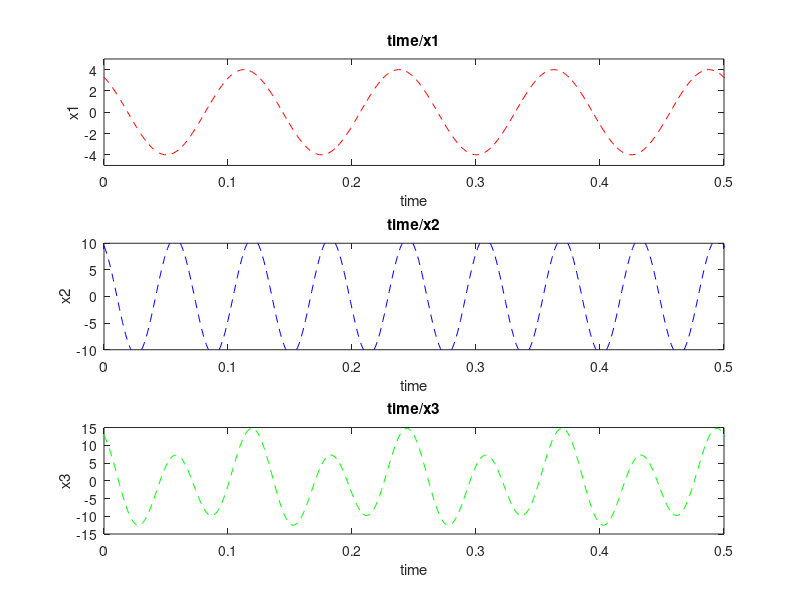

MATLAB code for this plot:
% x1(t) = K1*cos(2π(E+F+5)t + J1), x2(t) = K2*cos(2π(C+D+5)t + J2)
% The value of the amplitudes are as follows: let K1 = 4 and K2 = 11. For the phases, use
% J1 = 35 (in degrees), and take J2 = 30º. When doing computations in Matlab, make
% sure to convert degrees to radians.
% (a) Make a plot of both signals on two separate figure windows, over a range of ‘t’ that will
% exhibit approximately 3 cycles. Make sure that you have enough samples per period of the wave
% to have a smooth signal in figure.
% (b) Create a third sinusoid as the sum: x3(t) = x1(t) + x2(t). In Matlab this amounts to summing
% the vectors that hold the samples of each sinusoid. Make a plot of x3(t) over the same range of
% time as used in the previous two plots.
% (c) Use subplot (3,1,1), subplot (3,1,2), and subplot (3,1,3) to make a three-panel subplot that
% puts all of three signals (x1(t), x2(t), and x3(t)) on the same window. See help subplot.

clc
clear all
close all
A=2,B=2,C=4,D=7,E=0,F=3,G=8,H=1
K1 = 4
K2 = 11
J1 = deg2rad(35)
J2 = deg2rad(30)
freq1 = E+F+5
freq2 = C+D+5
T = 1/freq1
time = 0:T/100:T*6
x1 = K1*cos(2*pi*freq1*time + J1)
subplot(3,1,1)
plot(time,x1,'r--')
axis([0 0.5 -5 5])
xlabel('time')
ylabel('x1')
title('time/x1')
%figure
subplot(3,1,2)
x2 = K2*cos(2*pi*freq2*time + J2)
plot(time,x2,'b--')
axis([0 0.5 -10 10])
xlabel('time')
ylabel('x2')
title('time/x2')
%figure
subplot(3,1,3)
x3 = x1 + x2
plot(time,x3,'g--')
axis([0 0.5 -15 15])
xlabel('time')
ylabel('x3')
title('time/x3')
